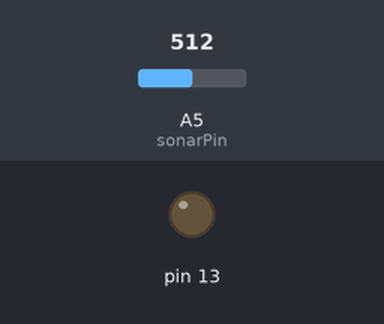
A sketch run on a simulated Arduino Uno, built with avr-gcc and run on an emulated ATmega328P. Shown: output pins drawn as LEDs (lit = HIGH). Inputs (shaded band) come from the test bench; at power-on: A5 (sonarPin) = 512.

Above: at 1.2 s.
1.3 s: A5 (sonarPin) set to 44
2.8 s: A5 (sonarPin) set to 36
At 4.0 s:
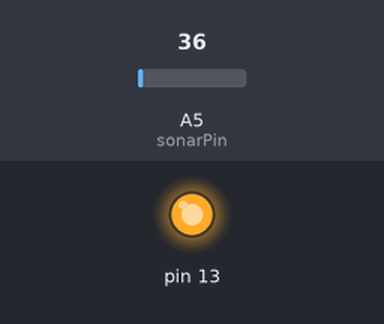
4.3 s: A5 (sonarPin) set to 122
At 5.4 s:
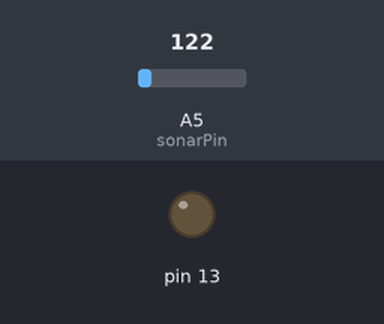
5.8 s: A5 (sonarPin) set to 10
At 6.7 s:
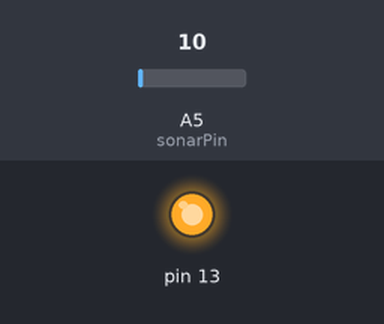
Timing chart, 0 to 8.3 s (numbered marks = the images above; inputs shaded):
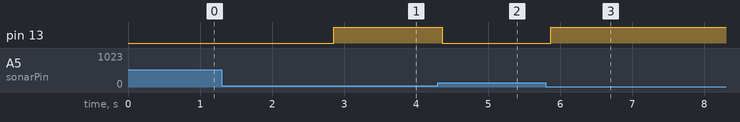

The sketch:

ultraSonicImproved.ino
```cpp
int sonarPin=A5;
int sensorValue;
int distance;

void setup(){
  pinMode(sonarPin,INPUT);
  pinMode(13, OUTPUT);
}

void loop(){
  distance = getDistanceInches();
  if (distance < 20) {
    digitalWrite(13, HIGH);
  }
   else {
    digitalWrite(13, LOW);
  }
}

int getDistanceInches() {
  int inchesRead;
  sensorValue=analogRead(sonarPin);
  delay(50);
  inchesRead = (sensorValue * 0.497);
  return inchesRead;
}

int getDistanceCM() {
  int inchesRead;
  int cm;
  sensorValue = analogRead(sonarPin);
  delay(50);
  inchesRead = (sensorValue * 0.497);
  cm = inchesRead * 2.54;
  return cm;
}
```

Measured:
- the behaviour switches between 41 and 40 on A5 (sonarPin) (found by bisection; images 0 and 1)
- after the input at 1.3 s, every drawn part: stays the same
- after the input at 2.8 s, pin 13: LOW → HIGH after 0.06 s
- after the input at 4.3 s, pin 13: HIGH → LOW after 0.06 s
- after the input at 5.8 s, pin 13: LOW → HIGH after 0.07 s
